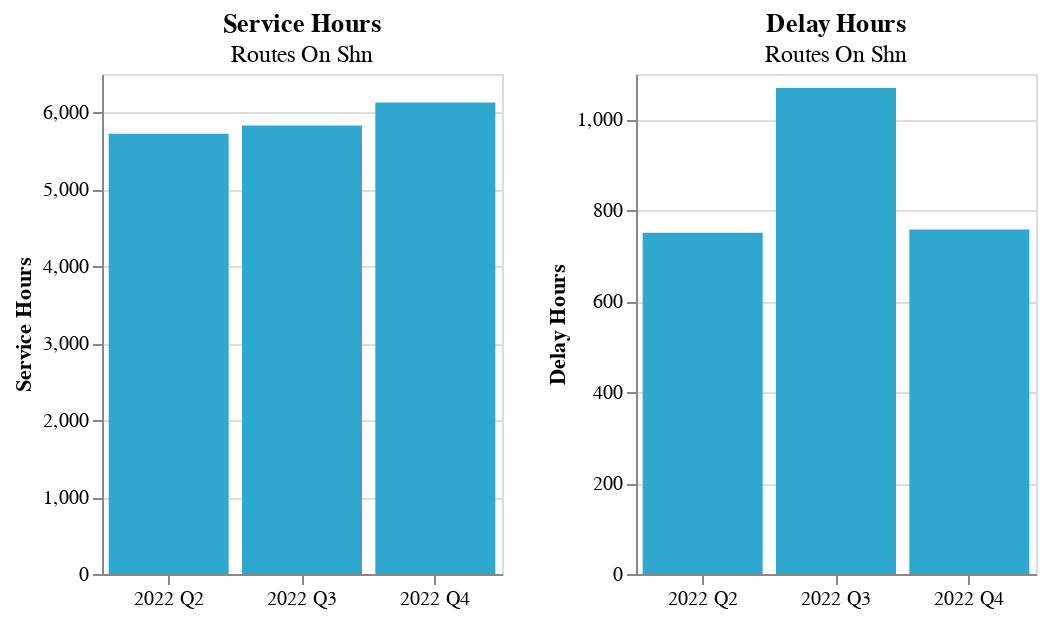

Write notebook code for a chart like this one.
### Code cell
var_list = ["service_hours", "delay_hours"]

chart = quarterly_bar_for_category(
    summary_df,
    variable_list = var_list, 
    category = category,
    x_col = "quarter(service_date)",
    y_col = "value",
    chart_height = HEIGHT, chart_width = WIDTH
)

chart

### Figure 1 — Vega-Lite specification as saved in the notebook (floating-point values rounded to 4 significant figures)
{"config": {"view": {"continuousWidth": 400, "continuousHeight": 300}}, "hconcat": [{"data": {"name": "data-6a647267e1106c3028ee2a7a40e624fa"}, "mark": "bar", "encoding": {"color": {"value": "#2EA8CE"}, "tooltip": [{"field": "category", "type": "nominal"}, {"field": "year", "type": "quantitative"}, {"field": "quarter", "type": "nominal"}, {"field": "variable", "type": "nominal"}, {"field": "value", "type": "quantitative"}], "x": {"axis": {"format": "2022 Q%q"}, "field": "service_date", "timeUnit": "quarter", "title": null, "type": "ordinal"}, "y": {"field": "value", "title": "Service Hours", "type": "quantitative"}}, "height": 250, "selection": {"selector003": {"type": "interval", "bind": "scales", "encodings": ["x", "y"]}}, "title": {"text": "Service Hours", "subtitle": "Routes On Shn"}, "width": 200}, {"data": {"name": "data-8ab3a2482dfac425e1a4946765982f9c"}, "mark": "bar", "encoding": {"color": {"value": "#2EA8CE"}, "tooltip": [{"field": "category", "type": "nominal"}, {"field": "year", "type": "quantitative"}, {"field": "quarter", "type": "nominal"}, {"field": "variable", "type": "nominal"}, {"field": "value", "type": "quantitative"}], "x": {"axis": {"format": "2022 Q%q"}, "field": "service_date", "timeUnit": "quarter", "title": null, "type": "ordinal"}, "y": {"field": "value", "title": "Delay Hours", "type": "quantitative"}}, "height": 250, "selection": {"selector004": {"type": "interval", "bind": "scales", "encodings": ["x", "y"]}}, "title": {"text": "Delay Hours", "subtitle": "Routes On Shn"}, "width": 200}], "resolve": {"scale": {"y": "independent"}}, "$schema": "https://vega.github.io/schema/vega-lite/v4.17.0.json", "datasets": {"data-6a647267e1106c3028ee2a7a40e624fa": [{"category": "On SHN", "variable": "service_hours", "value": 5724.0, "service_date": "2022-05-04", "year_quarter": "Q2_2022", "quarter": "Q2", "year": 2022}, {"category": "On SHN", "variable": "service_hours", "value": 5829.0, "service_date": "2022-08-17", "year_quarter": "Q3_2022", "quarter": "Q3", "year": 2022}, {"category": "On SHN", "variable": "service_hours", "value": 6129.0, "service_date": "2022-10-12", "year_quarter": "Q4_2022", "quarter": "Q4", "year": 2022}], "data-8ab3a2482dfac425e1a4946765982f9c": [{"category": "On SHN", "variable": "delay_hours", "value": 751.0, "service_date": "2022-05-04", "year_quarter": "Q2_2022", "quarter": "Q2", "year": 2022}, {"category": "On SHN", "variable": "delay_hours", "value": 1069.0, "service_date": "2022-08-17", "year_quarter": "Q3_2022", "quarter": "Q3", "year": 2022}, {"category": "On SHN", "variable": "delay_hours", "value": 758.0, "service_date": "2022-10-12", "year_quarter": "Q4_2022", "quarter": "Q4", "year": 2022}]}}
